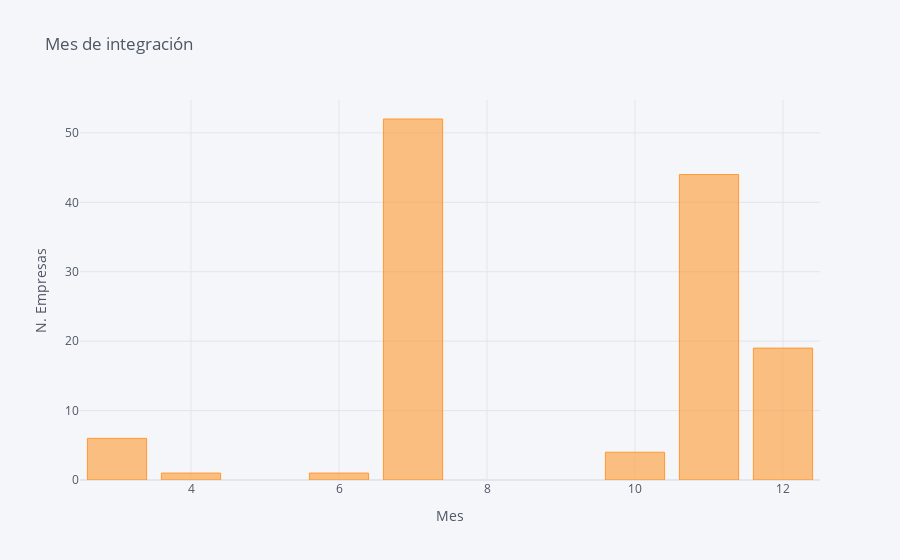
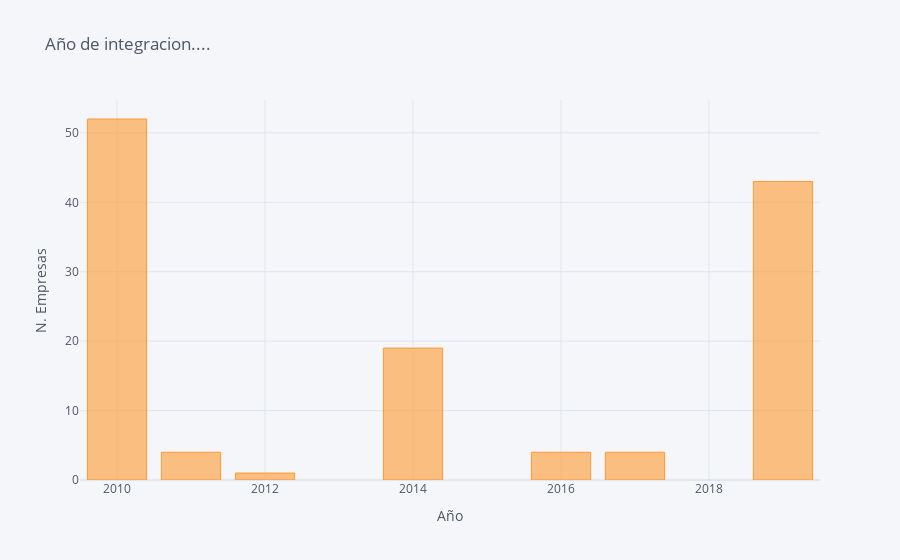

Write notebook code for charts like these, in order.
### Code cell
gm.iplot(x='index', y='Mes',kind='bar', xTitle='Mes',yTitle='N. Empresas', title='Mes de integración')
gk.iplot(x='index', y='Año',kind='bar', xTitle='Año',yTitle='N. Empresas', title='Año de integracion....')
ax = sns.barplot(x = 'index', y = 'Mes', data = gm, color = 'b')
ax.set(xlabel='Mes de integración', ylabel='Numero de empresas')
ax.figure.savefig('../images/Mes {}.png'.format(giro))
plt.show()
a2 = sns.barplot(x = 'index', y = 'Año', data = gk, color = 'g')
a2.set(xlabel='Año de integración', ylabel='Numero de empresas')
a2.figure.savefig('../images/Año {}.png'.format(giro))
plt.show()

### Figure 1 — Plotly figure (JSON) as saved in the notebook; plotly's stock layout.template omitted (floating-point values rounded to 4 significant figures)
{"data": [{"marker": {"color": "rgba(255, 153, 51, 0.6)", "line": {"color": "rgba(255, 153, 51, 1.0)", "width": 1}}, "name": "Mes", "orientation": "v", "text": "", "type": "bar", "x": [3, 4, 6, 7, 10, 11, 12], "y": [6, 1, 1, 52, 4, 44, 19]}], "layout": {"legend": {"bgcolor": "#F5F6F9", "font": {"color": "#4D5663"}}, "paper_bgcolor": "#F5F6F9", "plot_bgcolor": "#F5F6F9", "title": {"font": {"color": "#4D5663"}, "text": "Mes de integración"}, "xaxis": {"gridcolor": "#E1E5ED", "showgrid": true, "tickfont": {"color": "#4D5663"}, "title": {"font": {"color": "#4D5663"}, "text": "Mes"}, "zerolinecolor": "#E1E5ED"}, "yaxis": {"gridcolor": "#E1E5ED", "showgrid": true, "tickfont": {"color": "#4D5663"}, "title": {"font": {"color": "#4D5663"}, "text": "N. Empresas"}, "zerolinecolor": "#E1E5ED"}}}

### Figure 2 — Plotly figure (JSON) as saved in the notebook; plotly's stock layout.template omitted (floating-point values rounded to 4 significant figures)
{"data": [{"marker": {"color": "rgba(255, 153, 51, 0.6)", "line": {"color": "rgba(255, 153, 51, 1.0)", "width": 1}}, "name": "Año", "orientation": "v", "text": "", "type": "bar", "x": [2010, 2011, 2012, 2014, 2016, 2017, 2019], "y": [52, 4, 1, 19, 4, 4, 43]}], "layout": {"legend": {"bgcolor": "#F5F6F9", "font": {"color": "#4D5663"}}, "paper_bgcolor": "#F5F6F9", "plot_bgcolor": "#F5F6F9", "title": {"font": {"color": "#4D5663"}, "text": "Año de integracion...."}, "xaxis": {"gridcolor": "#E1E5ED", "showgrid": true, "tickfont": {"color": "#4D5663"}, "title": {"font": {"color": "#4D5663"}, "text": "Año"}, "zerolinecolor": "#E1E5ED"}, "yaxis": {"gridcolor": "#E1E5ED", "showgrid": true, "tickfont": {"color": "#4D5663"}, "title": {"font": {"color": "#4D5663"}, "text": "N. Empresas"}, "zerolinecolor": "#E1E5ED"}}}
